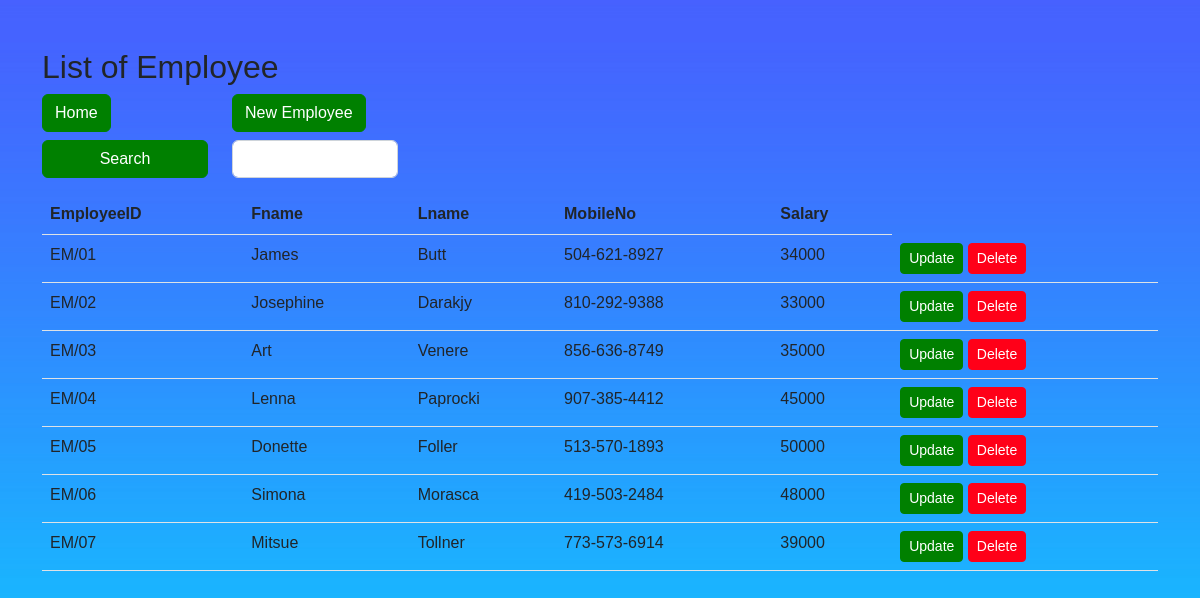
Screenshot of /IndexEmployee.php (signed in) with the database file from the repository.
### tables this page shows
CREATE TABLE `employee` (
  `EmployeeID` char(6) NOT NULL,
  `Fname` varchar(20) NOT NULL,
  `Lname` varchar(20) NOT NULL,
  `MobileNo` varchar(14) NOT NULL,
  `Salary` int(11) NOT NULL
);

### IndexEmployee.php (the view, shortened to what this page needs)
<!DOCTYPE html>
<html lang="en">
<head>
    <link rel="stylesheet" href="https://cdn.jsdelivr.net/npm/bootstrap@5.2.2/dist/css/bootstrap.min.css">
    <link rel="stylesheet" type="text/css" href="EditDeleteButton.css">
</head>
<body>
    <div class="container my-5">
        <h2>List of Employee</h2>
        <form action="" method="GET">
            <div class="row mb-2">
                <div class=" offset-sm-0 col-sm-2">
                    <a class="btn btn-head" href="./index.php" role="button">Home</a>
                </div>
                <div class="  offset-sm-0 col-sm-2">
                    <a class="btn btn-head" href="./AddEmployee.php" role="button">New Employee</a>
                </div>
            </div>
            <div class="row mb-3">
                <div class=" offset-sm-0 col-sm-2 d-grid">
                    <button type="submit" class="btn btn-head">Search</button>
                </div>
                <div class=" offset-sm-0 col-sm-2">
                    <input type="text" class="form-control" name="ID" value="<?php if (isset($_GET['ID'])) {
                                                                                    echo $_GET['ID'];
                                                                                } ?>">
                </div>
            </div>
        </form>
        <form>
            <table class="table">
                <thead>
                    <tr>
                        <th>EmployeeID</th>
                        <th>Fname</th>
                        <th>Lname</th>
                        <th>MobileNo</th>
                        <th>Salary</th>
                    </tr>
                </thead>
                <tbody>
                    <?php
                    $servername = "localhost";
                    $username = "root";
                    $password = "";
                    $database = "hostel management system";
                    $connection = new mysqli($servername, $username, $password, $database);
                    $sql = "SELECT * FROM employee";
                    $result = $connection->query($sql);
                    while ($row = $result->fetch_assoc()) {
                        echo "
                    <tr>
                    <td>$row[EmployeeID]</td>
                    <td>$row[Fname]</td>
                    <td>$row[Lname]</td>
                    <td>$row[MobileNo]</td>
                    <td>$row[Salary]</td>
                    <td>
                        <a class='btn btn-head btn-sm' href='./UpdateEmployee.php?EmployeeID=$row[EmployeeID]'>Update</a>
                        <a class='btn btn-delete btn-sm' href='./DeleteEmployee.php?EmployeeID=$row[EmployeeID]'>Delete</a>
                    </td>
                    </tr>
                    ";
                    }
                    ?>
                </tbody>
            </table>
    </div>
</body>
</html>

### EditDeleteButton.css (style rules this page uses)
.btn-delete { --bs-btn-color: #fff; --bs-btn-bg: #ff0018; --bs-btn-border-color: #ff0018; --bs-btn-hover-color: #fff; --bs-btn-hover-bg: #0b5ed7; --bs-btn-hover-border-color: #0a58ca; --bs-btn-focus-shadow-rgb: 49, 132, 253; --bs-btn-active-color: #fff; --bs-btn-active-bg: #0a58ca; --bs-btn-active-border-color: #0a53be; --bs-btn-active-shadow: inset 0 3px 5px rgba(0, 0, 0, 0.125); --bs-btn-disabled-color: #fff; --bs-btn-disabled-bg: #ff0018; --bs-btn-disabled-border-color: #ff0018 }
.btn-head { --bs-btn-color: #fff; --bs-btn-bg: #008000; --bs-btn-border-color: #008000; --bs-btn-hover-color: #fff; --bs-btn-hover-bg: #0b5ed7; --bs-btn-hover-border-color: #0a58ca; --bs-btn-focus-shadow-rgb: 49, 132, 253; --bs-btn-active-color: #fff; --bs-btn-active-bg: #0a58ca; --bs-btn-active-border-color: #0a53be; --bs-btn-active-shadow: inset 0 3px 5px rgba(0, 0, 0, 0.125); --bs-btn-disabled-color: #fff; --bs-btn-disabled-bg: #008000; --bs-btn-disabled-border-color: #008000 }

### IndexEmployee.php (style rules this page uses)
body { margin: 0; padding: 0; background: url(bgImage.jpg)no-repeat center center fixed; font-family: sans-serif; background-size: cover; }

### rows the page displays
employee: EmployeeID "EM/01", Fname "James", Lname "Butt", MobileNo "504-621-8927", Salary "34000"
employee: EmployeeID "EM/02", Fname "Josephine", Lname "Darakjy", MobileNo "810-292-9388", Salary "33000"
employee: EmployeeID "EM/03", Fname "Art", Lname "Venere", MobileNo "856-636-8749", Salary "35000"
employee: EmployeeID "EM/04", Fname "Lenna", Lname "Paprocki", MobileNo "907-385-4412", Salary "45000"
employee: EmployeeID "EM/05", Fname "Donette", Lname "Foller", MobileNo "513-570-1893", Salary "50000"
employee: EmployeeID "EM/06", Fname "Simona", Lname "Morasca", MobileNo "419-503-2484", Salary "48000"
employee: EmployeeID "EM/07", Fname "Mitsue", Lname "Tollner", MobileNo "773-573-6914", Salary "39000"
